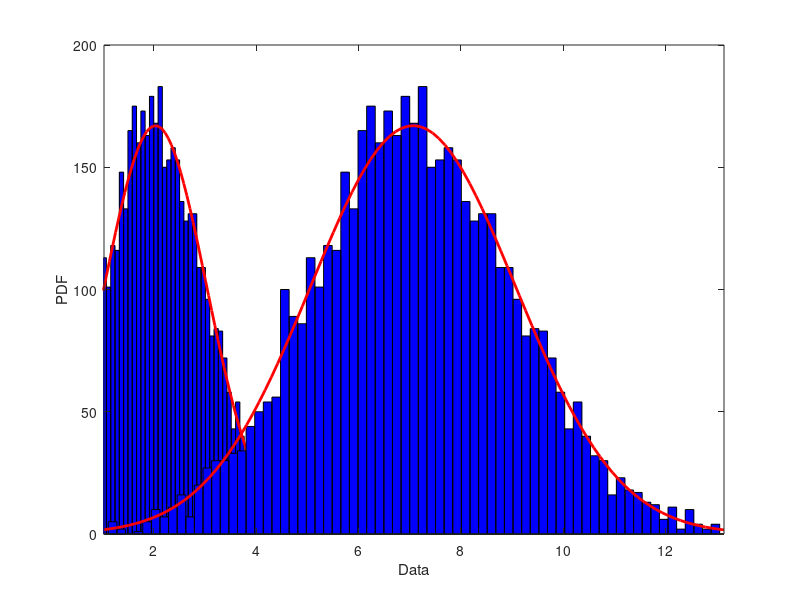

Recreate this plot in MATLAB. (Note: this script raises an error after producing the figure.)
%% Signal Scaling and Offset
L=5000; %number of samples assaigned
mu1=2;
sigma1 = 1; %standard deviation of smaples
X1 = normrnd(mu1,sigma1,[1,L]);
normalpd = fitdist(X1',"Normal")
plot(normalpd)
hold on

X2 = 2*X1 + 3;
normalpd = fitdist(X2',"Normal")
plot(normalpd)


legend({"X1: mu=2, sigma = 1  ","X1: mu=2, sigma = 1  ", ...
    "X2 = 2*X1 + 3", "X2 = 2*X1 + 3"},...
    'Location','northwest','NumColumns',2,FontSize=24)
xlabel("Sample [N]", FontSize=24)
ylabel("Value", FontSize=24)
axis padded

